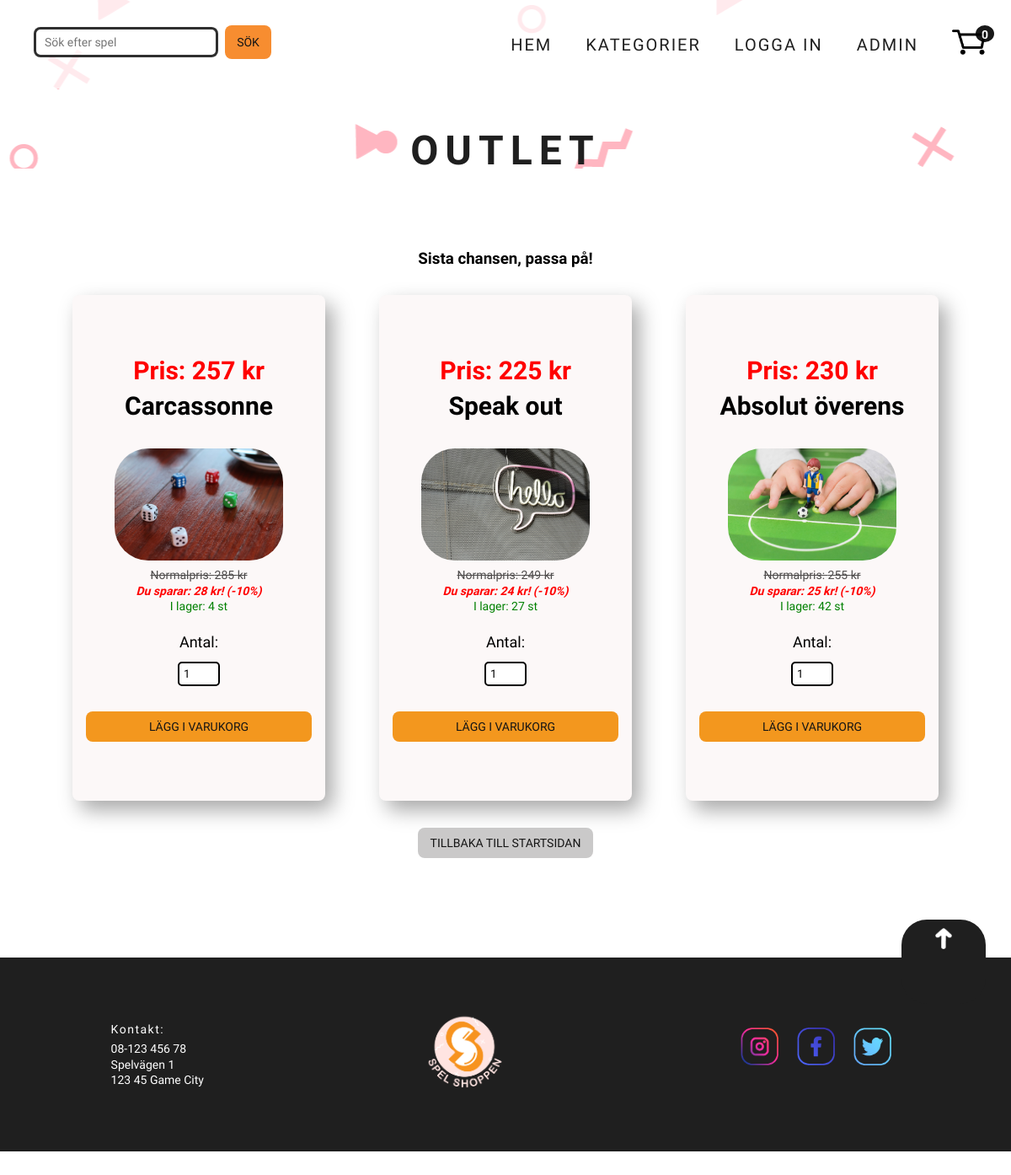
The app's page /lastChance/lastChance.php, older data.
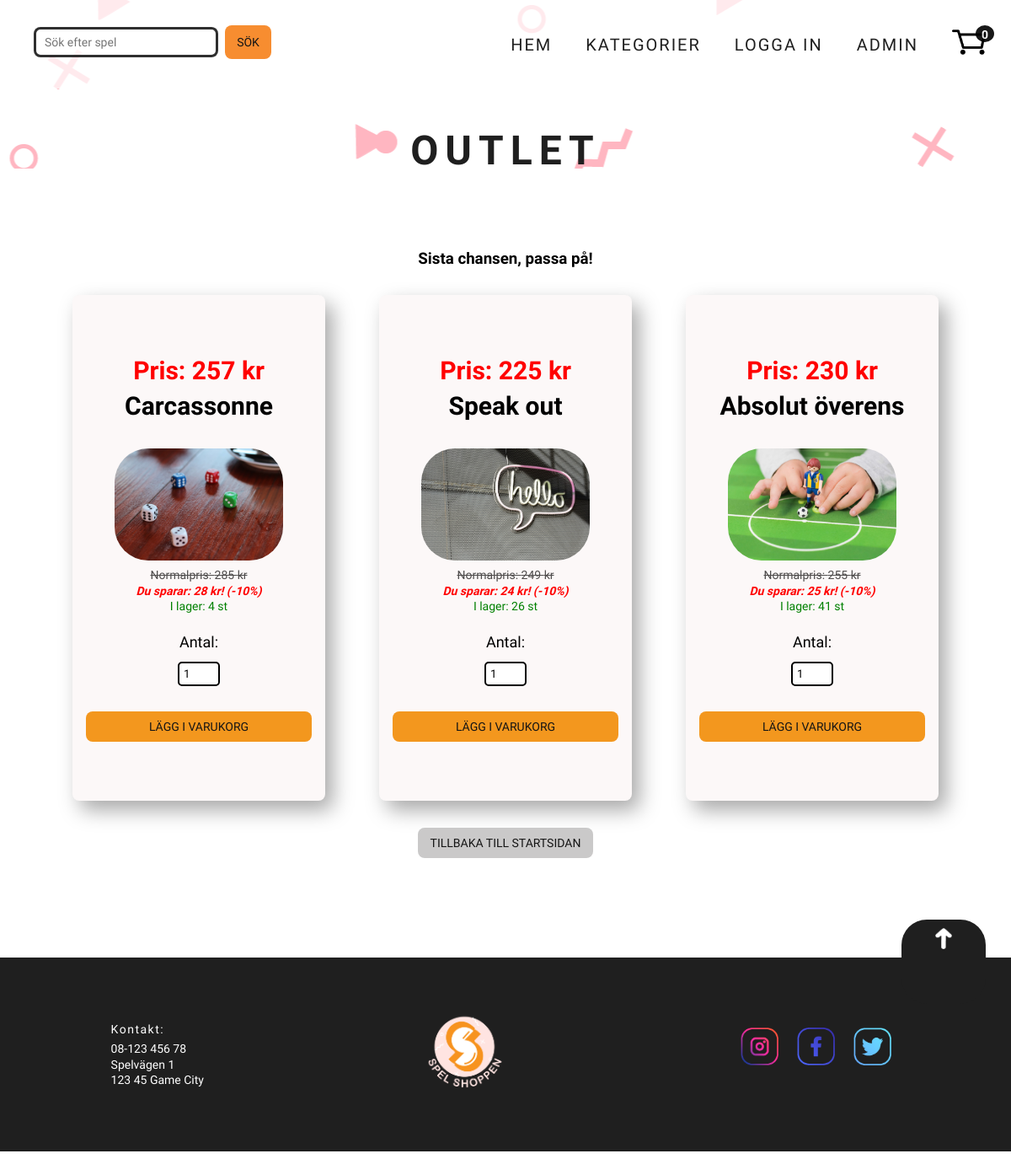
The same page, newer data.
### tables this page shows
CREATE TABLE `webshop_products` (
  `productid` int(11) NOT NULL,
  `categoryid` int(11) NOT NULL,
  `title` varchar(500) NOT NULL,
  `description` varchar(1000) NOT NULL,
  `price` decimal(10,0) NOT NULL,
  `quantity` int(11) NOT NULL,
  `productimg` varchar(1000) NOT NULL,
  `date` datetime NOT NULL DEFAULT current_timestamp()
);

### lastChance/lastChance.php (the view, shortened to what this page needs)
<?php
  require_once '../second_header_extern.php';
require_once '../config/db.php';
$sqlDate = "SELECT * FROM `webshop_products` WHERE quantity > 0 ORDER BY date ASC LIMIT 3";
$stmtDate = $db->prepare($sqlDate);
$stmtDate->execute();
?>
<h2 class="category_name">Outlet</h2>
</header>
<main>
<main>
<h3>Sista chansen, passa på!</h3>
<div class="product_container">
<?php
while ($row = $stmtDate->fetch(PDO::FETCH_ASSOC)) :
  $outletTitle = htmlspecialchars($row['title']);
  $outletOrigPrice = htmlspecialchars($row['price']);
  $outletProductid = htmlspecialchars($row['productid']);
  $outletQuantity = htmlspecialchars($row['quantity']);
  $productimg = unserialize($row['productimg']);
  $percentage = 0.9;
  $outletPrice = ceil($outletOrigPrice * $percentage);
  $savings = $outletOrigPrice - $outletPrice;
  if ($outletQuantity == "0") {
    $any_items = "<span>Finns EJ i lager</span>";
  } else {
    $any_items = "I lager: " . $outletQuantity . " st";
  }
    echo
    "<div class='product_card'>
          <p class='product_price-outlet'>Pris: $outletPrice kr</p>
          <a href= '../product/product_info.php? id=$outletProductid'
          class='product_title'>$outletTitle</a>";
          if(!empty($productimg) && $productimg[0] !== ""){
            echo "<img src='../images/$productimg[0]' class='product_img'>";
            }
          echo "<p class='product_price-old'>Normalpris: $outletOrigPrice kr</p>
          <p class='product_price-savings'>Du sparar: $savings kr! (-10%) </p>
          <p class='any-items'>$any_items</p>
          <p class='hidden-price' style='display:none;'>$outletOrigPrice</p>
          <p class='hidden-outletPrice' style='display:none;'>$outletPrice</p>
          <p class='hidden-quantity' style='display:none;'>$outletQuantity</p>
          <p class='hidden-productid' style='display:none'>$outletProductid</p>
          <label for='cartQty'>Antal:</label>";
          if ($outletQuantity == "0") {
            echo "";
        }else{
          echo "<input type='number' onkeydown='javascript: return event.keyCode === 8 ||
          event.keyCode === 46 ? true : !isNaN(Number(event.key))' id='cartQty' name='cartQty' class='cartQty' min='1' max='$outletQuantity' value='1'>
           <button class='cart-btn product_card-btn'>Lägg i varukorg</button>";
        }
      echo "</div>";
endwhile;
?>
</div>
<a href="../index.php">
  <button class="btn-back">Tillbaka till startsidan</button>
</a>
<?php
require_once "../footer.php"
?>

### second_header_extern.php (shortened to what this page needs)
<?php
$menuOption3Text = "";
$menuOption3Link = "";
$menuOption4Text = "";
$menuOption4Link = "";
if (isset($_SESSION["loggedin"]) && $_SESSION["loggedin"] === true) {
  $menuOption3Text = "MINA SIDOR";
  $menuOption3Link = "/customer/welcome.php";
  $menuOption4Text = "Logga ut";
  $menuOption4Link = "/customer/logout.php";
} else {
  $menuOption3Text = "LOGGA IN";
  $menuOption3Link = "/customer/login.php";
  $menuOption4Text = "ADMIN";
  $menuOption4Link = "/admin/index.php";
}
?>
<!DOCTYPE html>
<html lang="en">
<head>
  <link rel="stylesheet" type="text/css" href="styles/main.css" />
  <link rel="stylesheet" type="text/css" href="../styles/main.css" />
</head>
<body>
  <header class="second_hero" id="home">
    <div class="menu-wraper">
      <div class="menu-wraper">
        <nav class="menu_nav">
          <div class="search-form-wrapper">
            <form id="search-form" action="" class="search-form">
              <input type="text" name="search" id="search-Field" class="search-form__input-field" placeholder="Sök efter spel">
              <button id="search_btn">Sök</button>
            </form>
          </div>
          <ul class="menu-wraper__link-list">
            <li class="menu-wraper__link-item">
              <a class="menu-wraper__links" href="/index.php">HEM</a>
            </li>
            <li class="menu-wraper__link-item">
              <div class="dropdown">
                <a class="menu-wraper__links" id="dropdown-categories" href="#">KATEGORIER</a>
              </div>
            </li>
            <li class="menu-wraper__link-item">
              <a class="menu-wraper__links" href=<?= $menuOption3Link ?>><?= $menuOption3Text ?></a>
            </li>
            <li class="menu-wraper__link-item">
              <a class="menu-wraper__links" href=<?= $menuOption4Link ?>><?= $menuOption4Text ?></a>
            </li>
          </ul>
          <div class="cart">
            <div class="cart-wrapper">
              <a class="menu-wraper__links" href="../order/orderpage.php"><img src="/images/cart.png" class="cart-img"></a>
              <span class="counter" id="counter">0</span>
            </div>
          </div>
        </nav>
      </div>

### footer.php (shortened to what this page needs)
</main>
<footer class="footer">
    <div class="scroll_top-container">
        <span class="scroll-top"><a href="#home"><img src="/images/1x/arrowup.png" class="arrow-up"></a></span>
    </div>
    <div class="footer__contact">
        <p class="bold_txt">Kontakt:</p>
        <p>08-123 456 78</p>
        <p>Spelvägen 1</p>
        <p>123 45 Game City</p>
    </div>
    <div class="footer__logo img__wrapper">
        <img class="logo__img" src="/images/loga.png" alt="Logo">
    </div>
    <div class="footer__socialmedia">
        <div class="img__wrapper icon-parent">
            <img class="socialmedia__img" src="/images/1x/insta.png" alt="Instagram">
        </div>
        <div class="img__wrapper icon-parent">
            <img class="socialmedia__img" src="/images/1x/faceb.png" alt="facebook">
        </div>
        <div class="img__wrapper icon-parent">
            <img class="socialmedia__img" src="/images/1x/twitter.png" alt="Twitter">
        </div>
    </div>
</footer>
</body>
</html>

Row changes from the older to the newer data that the page shows:
changed webshop_products "Speak out": quantity "I lager: 27 st" → "I lager: 26 st"
changed webshop_products "Absolut överens": quantity "I lager: 42 st" → "I lager: 41 st"
